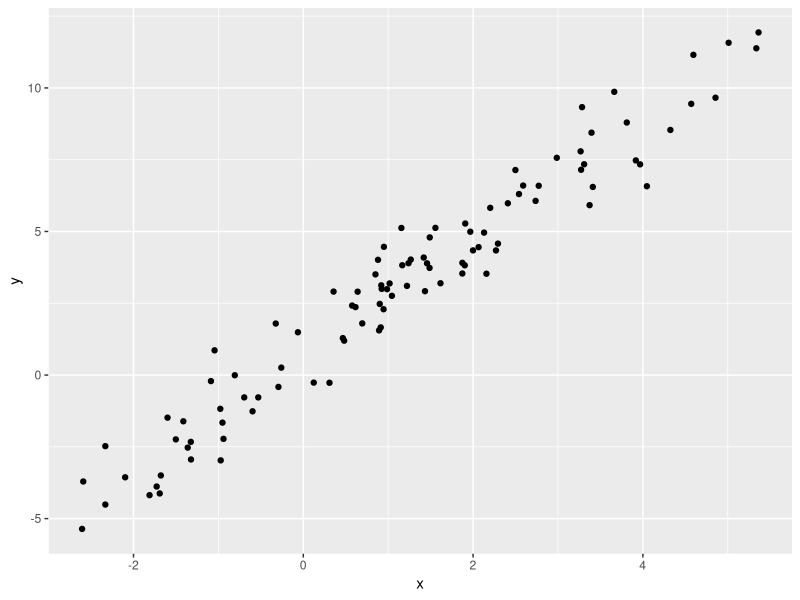

Reproduce this figure in R.
## ---- chunk 1
library(tidyverse)
## ---- chunk 2
plot_df =
  tibble(
    x = rnorm(100, mean = 1, sd = 2),
    y = 1 + 2 * x + rnorm(100)
  )
## ---- chunk 3
plot_df |> 
  ggplot(aes(x = x, y = y)) +
  geom_point()
